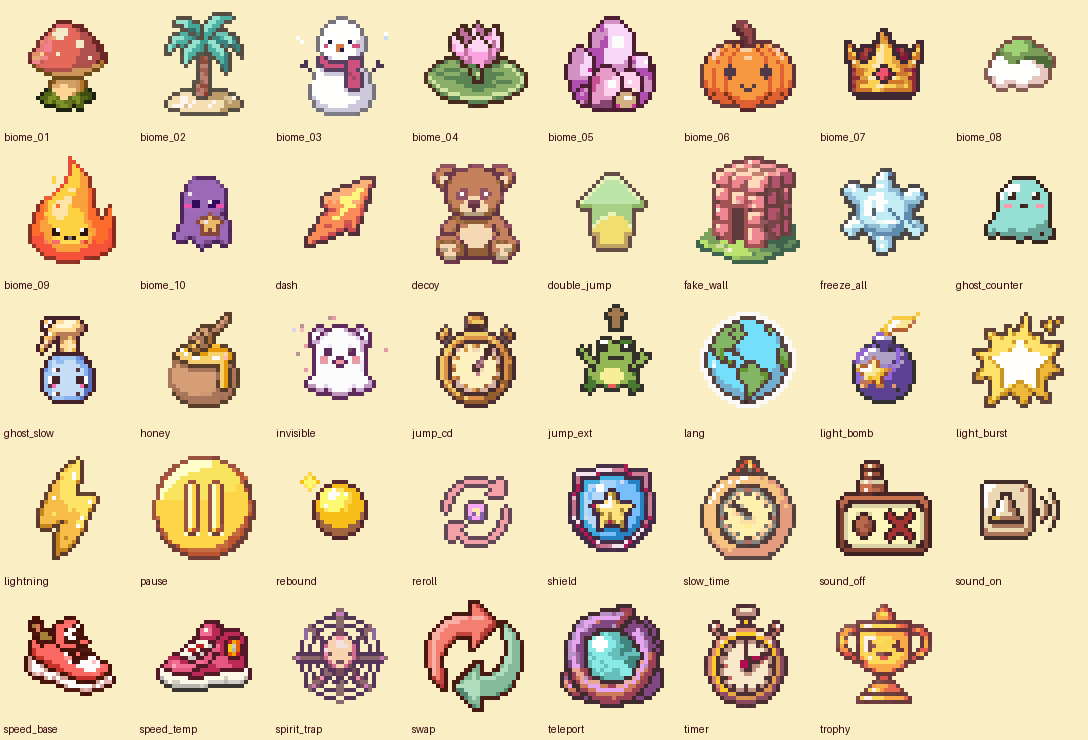

Write the Python code that produced this figure.
import sys,os
from PIL import Image,ImageDraw
os.chdir(os.path.join(os.path.dirname(os.path.abspath(__file__)),'..','icons'))
names=sorted(f[:-4] for f in os.listdir('.') if f.endswith('.png'))
cols=8;S=4;cw=32*S+8
im=Image.new('RGBA',(cols*cw,((len(names)+cols-1)//cols)*(32*S+20)),(250,238,197,255));d=ImageDraw.Draw(im)
for i,n in enumerate(names):
    x=(i%cols)*cw+4;y=(i//cols)*(32*S+20)
    im.alpha_composite(Image.open(n+'.png').convert('RGBA').resize((32*S,32*S),Image.NEAREST),(x,y)); d.text((x,y+32*S+3),n,fill=(49,3,8,255))
im.save('../_raw/sheet.png')
